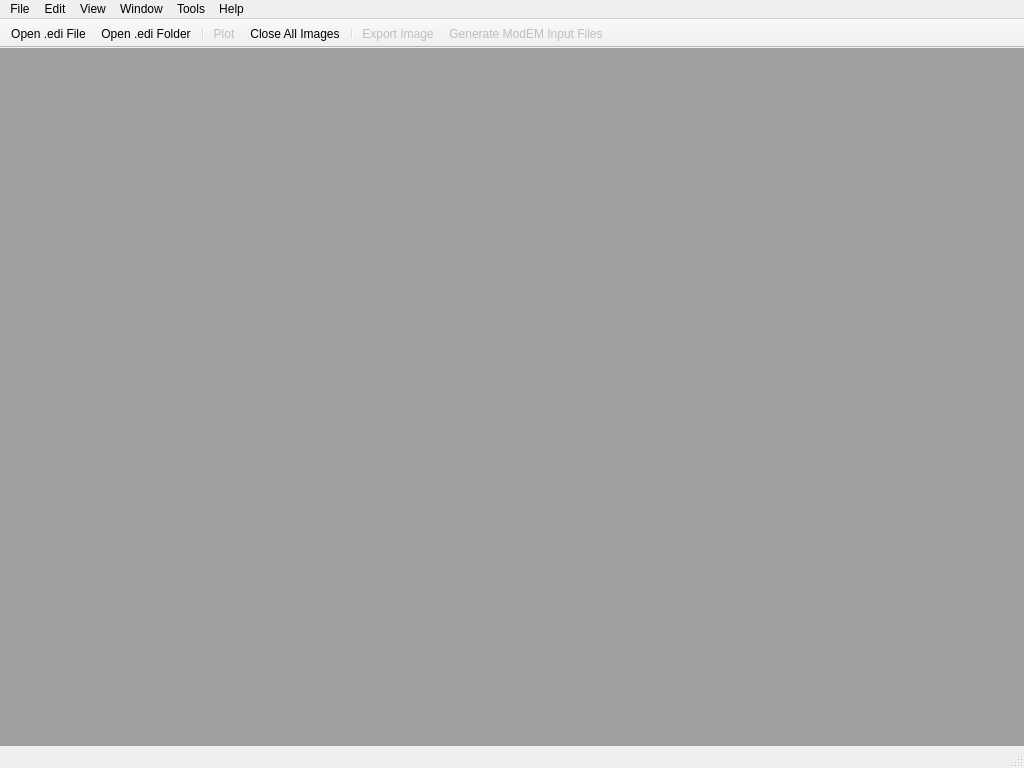
<?xml version="1.0" encoding="UTF-8"?>
<ui version="4.0">
 <class>SmartMT_MainWindow</class>
 <widget class="QMainWindow" name="SmartMT_MainWindow">
  <property name="geometry">
   <rect>
    <x>0</x>
    <y>0</y>
    <width>1024</width>
    <height>768</height>
   </rect>
  </property>
  <property name="minimumSize">
   <size>
    <width>800</width>
    <height>600</height>
   </size>
  </property>
  <property name="windowTitle">
   <string>SmartMT</string>
  </property>
  <property name="windowIcon">
   <iconset resource="icons.qrc">
    <normaloff>:/Tango/main_window_icon</normaloff>:/Tango/main_window_icon</iconset>
  </property>
  <widget class="QWidget" name="centralwidget">
   <property name="sizePolicy">
    <sizepolicy hsizetype="Expanding" vsizetype="Expanding">
     <horstretch>0</horstretch>
     <verstretch>0</verstretch>
    </sizepolicy>
   </property>
   <layout class="QHBoxLayout" name="horizontalLayout">
    <property name="leftMargin">
     <number>0</number>
    </property>
    <property name="topMargin">
     <number>0</number>
    </property>
    <property name="rightMargin">
     <number>0</number>
    </property>
    <property name="bottomMargin">
     <number>0</number>
    </property>
    <item>
     <widget class="QMdiArea" name="mdiArea">
      <property name="viewMode">
       <enum>QMdiArea::SubWindowView</enum>
      </property>
      <property name="tabsClosable">
       <bool>true</bool>
      </property>
      <property name="tabsMovable">
       <bool>true</bool>
      </property>
     </widget>
    </item>
   </layout>
  </widget>
  <widget class="QStatusBar" name="statusbar"/>
  <widget class="QMenuBar" name="menubar">
   <property name="geometry">
    <rect>
     <x>0</x>
     <y>0</y>
     <width>1024</width>
     <height>21</height>
    </rect>
   </property>
   <widget class="QMenu" name="menuFile">
    <property name="title">
     <string>File</string>
    </property>
    <widget class="QMenu" name="menuOther_Exports">
     <property name="title">
      <string>Other Exports...</string>
     </property>
     <addaction name="actionCreate_Shape_File_From_Stations"/>
     <addaction name="actionCreate_Phase_Tensor_csv_file"/>
     <addaction name="actionCreate_Measurement_csv_file"/>
    </widget>
    <addaction name="actionNew_Project"/>
    <addaction name="actionOpen_Project"/>
    <addaction name="actionSave_Project"/>
    <addaction name="actionClose_Project"/>
    <addaction name="separator"/>
    <addaction name="actionOpen_edi_File"/>
    <addaction name="actionOpen_edi_Folder"/>
    <addaction name="actionSave_as_Project"/>
    <addaction name="separator"/>
    <addaction name="actionExport"/>
    <addaction name="actionExport_ModEM_Data"/>
    <addaction name="menuOther_Exports"/>
    <addaction name="separator"/>
    <addaction name="actionExit"/>
   </widget>
   <widget class="QMenu" name="menuEdit">
    <property name="title">
     <string>Edit</string>
    </property>
   </widget>
   <widget class="QMenu" name="menuView">
    <property name="title">
     <string>View</string>
    </property>
    <addaction name="actionShow_Data_Collection"/>
    <addaction name="actionShow_Station_Summary"/>
   </widget>
   <widget class="QMenu" name="menuWindow">
    <property name="title">
     <string>Window</string>
    </property>
    <addaction name="actionWindowed_View"/>
    <addaction name="actionTabbed_View"/>
    <addaction name="separator"/>
    <addaction name="actionTile_Windows"/>
    <addaction name="actionCascade_Windows"/>
    <addaction name="separator"/>
    <addaction name="actionClose_All_Images"/>
    <addaction name="separator"/>
   </widget>
   <widget class="QMenu" name="menuHelp">
    <property name="title">
     <string>Help</string>
    </property>
    <addaction name="actionFind_Action"/>
    <addaction name="actionHelp"/>
    <addaction name="separator"/>
    <addaction name="actionAbout"/>
   </widget>
   <widget class="QMenu" name="menuTools">
    <property name="title">
     <string>Tools</string>
    </property>
    <addaction name="actionPlot"/>
    <addaction name="separator"/>
    <addaction name="actionOptions"/>
   </widget>
   <addaction name="menuFile"/>
   <addaction name="menuEdit"/>
   <addaction name="menuView"/>
   <addaction name="menuWindow"/>
   <addaction name="menuTools"/>
   <addaction name="menuHelp"/>
  </widget>
  <widget class="QToolBar" name="toolBar">
   <property name="windowTitle">
    <string>toolBar</string>
   </property>
   <property name="movable">
    <bool>false</bool>
   </property>
   <property name="allowedAreas">
    <set>Qt::TopToolBarArea</set>
   </property>
   <property name="toolButtonStyle">
    <enum>Qt::ToolButtonIconOnly</enum>
   </property>
   <attribute name="toolBarArea">
    <enum>TopToolBarArea</enum>
   </attribute>
   <attribute name="toolBarBreak">
    <bool>false</bool>
   </attribute>
   <addaction name="actionOpen_edi_File"/>
   <addaction name="actionOpen_edi_Folder"/>
   <addaction name="separator"/>
   <addaction name="actionPlot"/>
   <addaction name="actionClose_All_Images"/>
   <addaction name="separator"/>
   <addaction name="actionExport"/>
   <addaction name="actionExport_ModEM_Data"/>
  </widget>
  <action name="actionNew_Project">
   <property name="text">
    <string>New Project...</string>
   </property>
   <property name="shortcut">
    <string>Alt+N</string>
   </property>
  </action>
  <action name="actionOpen_Project">
   <property name="text">
    <string>Open Project...</string>
   </property>
  </action>
  <action name="actionClose_Project">
   <property name="enabled">
    <bool>false</bool>
   </property>
   <property name="text">
    <string>Close Project</string>
   </property>
  </action>
  <action name="actionOpen_edi_File">
   <property name="icon">
    <iconset resource="icons.qrc">
     <normaloff>:/Tango/open_edi</normaloff>:/Tango/open_edi</iconset>
   </property>
   <property name="text">
    <string>Open .edi File...</string>
   </property>
  </action>
  <action name="actionOpen_edi_Folder">
   <property name="icon">
    <iconset resource="icons.qrc">
     <normaloff>:/Tango/open_edi_dir</normaloff>:/Tango/open_edi_dir</iconset>
   </property>
   <property name="text">
    <string>Open .edi Folder...</string>
   </property>
  </action>
  <action name="actionSave_as_Project">
   <property name="enabled">
    <bool>false</bool>
   </property>
   <property name="text">
    <string>Save as Project...</string>
   </property>
  </action>
  <action name="actionSave_Project">
   <property name="enabled">
    <bool>false</bool>
   </property>
   <property name="text">
    <string>Save Project...</string>
   </property>
  </action>
  <action name="actionExit">
   <property name="text">
    <string>Exit</string>
   </property>
   <property name="statusTip">
    <string extracomment="Exit Application"/>
   </property>
   <property name="menuRole">
    <enum>QAction::QuitRole</enum>
   </property>
  </action>
  <action name="actionExport">
   <property name="enabled">
    <bool>false</bool>
   </property>
   <property name="icon">
    <iconset resource="icons.qrc">
     <normaloff>:/Tango/export</normaloff>:/Tango/export</iconset>
   </property>
   <property name="text">
    <string>Export Image...</string>
   </property>
  </action>
  <action name="actionShow_Data_Collection">
   <property name="checkable">
    <bool>true</bool>
   </property>
   <property name="checked">
    <bool>true</bool>
   </property>
   <property name="enabled">
    <bool>false</bool>
   </property>
   <property name="text">
    <string>Show Data Collection</string>
   </property>
  </action>
  <action name="actionFind_Action">
   <property name="text">
    <string>Find Action...</string>
   </property>
  </action>
  <action name="actionHelp">
   <property name="text">
    <string>Help</string>
   </property>
  </action>
  <action name="actionAbout">
   <property name="text">
    <string>About</string>
   </property>
   <property name="menuRole">
    <enum>QAction::AboutRole</enum>
   </property>
  </action>
  <action name="actionOptions">
   <property name="text">
    <string>Options...</string>
   </property>
   <property name="menuRole">
    <enum>QAction::PreferencesRole</enum>
   </property>
  </action>
  <action name="actionPlot">
   <property name="enabled">
    <bool>false</bool>
   </property>
   <property name="icon">
    <iconset resource="icons.qrc">
     <normaloff>:/Tango/plot</normaloff>:/Tango/plot</iconset>
   </property>
   <property name="text">
    <string>Plot...</string>
   </property>
  </action>
  <action name="actionShow_Station_Summary">
   <property name="checkable">
    <bool>true</bool>
   </property>
   <property name="checked">
    <bool>true</bool>
   </property>
   <property name="enabled">
    <bool>false</bool>
   </property>
   <property name="text">
    <string>Show Station Summary</string>
   </property>
  </action>
  <action name="actionCascade_Windows">
   <property name="text">
    <string>Cascade Windows</string>
   </property>
  </action>
  <action name="actionTile_Windows">
   <property name="text">
    <string>Tile Windows</string>
   </property>
  </action>
  <action name="actionWindowed_View">
   <property name="checkable">
    <bool>true</bool>
   </property>
   <property name="checked">
    <bool>true</bool>
   </property>
   <property name="enabled">
    <bool>false</bool>
   </property>
   <property name="text">
    <string>Windowed View</string>
   </property>
  </action>
  <action name="actionTabbed_View">
   <property name="checkable">
    <bool>true</bool>
   </property>
   <property name="text">
    <string>Tabbed View</string>
   </property>
  </action>
  <action name="actionClose_All_Images">
   <property name="icon">
    <iconset resource="icons.qrc">
     <normaloff>:/Tango/close_all_images</normaloff>:/Tango/close_all_images</iconset>
   </property>
   <property name="text">
    <string>Close All Images</string>
   </property>
  </action>
  <action name="actionExport_ModEM_Data">
   <property name="enabled">
    <bool>false</bool>
   </property>
   <property name="icon">
    <iconset resource="icons.qrc">
     <normaloff>:/Tango/export_modem</normaloff>:/Tango/export_modem</iconset>
   </property>
   <property name="text">
    <string>Generate ModEM Input Files...</string>
   </property>
  </action>
  <action name="actionCreate_Shape_File_From_Stations">
   <property name="enabled">
    <bool>false</bool>
   </property>
   <property name="text">
    <string>Create Shape File From Selected Stations...</string>
   </property>
  </action>
  <action name="actionCreate_Phase_Tensor_csv_file">
   <property name="enabled">
    <bool>false</bool>
   </property>
   <property name="text">
    <string>Create Phase Tensor .csv Files from Selected Stations...</string>
   </property>
   <property name="toolTip">
    <string>create phase tensor ellipse and tipper properties.</string>
   </property>
  </action>
  <action name="actionCreate_Measurement_csv_file">
   <property name="enabled">
    <bool>false</bool>
   </property>
   <property name="text">
    <string>Create Measurement .csv files from Selected Stations...</string>
   </property>
   <property name="toolTip">
    <string>Create .csv file from the selected stationss. the file will include Impedance, Apparent
                 Resistivities and Phases
             </string>
   </property>
  </action>
 </widget>
 <resources>
  <include location="icons.qrc"/>
 </resources>
 <connections/>
</ui>
